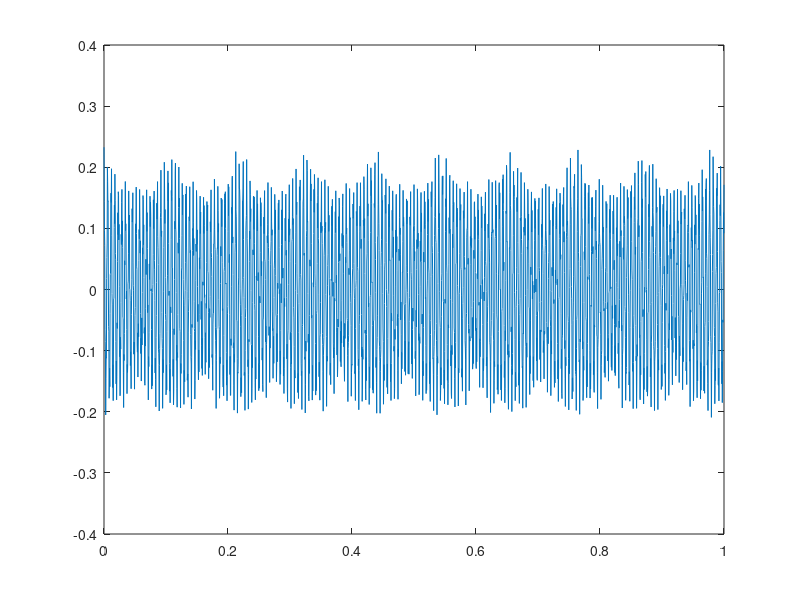

This figure's MATLAB source:
clear

vsp_11 = 0.004; % First Harmonic
vrp_11 = 0.004;

vsp_12 = 0.002; % Second Harmonic
vrp_12 = 0.002;

vsp_13 = 0.0015; % Third Harmonic
vrp_13 = 0.0015;

v_21 = 0.1; % Fundamental Meshing Harmonic
v_31 = 0.5; % Fundamental Meshing Harmonic

alpha_1 = 0.9; % Damping with respect to the sun
alpha_2 = 0.4; % Damping with respect to the first parallel gear mesh
alpha_3 = 0.3; % Damping with respect to the second parallel gear mesh

% planetary gear
z_r = 99; % No of teeths on ring
z_s = 21; % No of teeths on sun
z_p = 38; % No of teeths on planets

phi_1 = 0; % phase angle with first planetary gear
phi_2 = 120; % phase angle with second planetary gear
phi_3 = 240; % phase angle with third planetary gear

% First parallel gear mesh
z_g1 = 95; % No of teeths on g1
z_g2 = 21; % No of teeths on g2

% Second parallel gear mesh
z_g3 = 123; % No of teeths on g3
z_g4 = 25; % No of teeths on g4


w_c = 3.33; % Carrier frequency in Hz
w_s = (1+z_r/z_s)*w_c; % Sun frequency in Hz
w_m1 = z_r*w_c; % Meshing Frequency of the planetary gear
w_m2 = (1+z_r/z_s)*z_g1*w_c; % Meshing Frequency of first parallel gear
w_m3 = (1+z_r/z_s)*(z_g1/z_g2)*z_g3*w_c; % Meshing Frequency of second parallel gear

sample_freq = 2560; % Sampling Frequency

t = (0:1/sample_freq:1); % 1 seconds of data (time)


% Sun-Planetary gear signal over the first 3 harmonics
x_sp1 = vsp_11*cos(1*pi*w_m1*(t+(phi_1/(w_s-w_c)))) + vsp_12*cos(2*pi*w_m1*(t+(phi_1/(w_s-w_c)))) + vsp_13*cos(3*pi*w_m1*(t+(phi_1/(w_s-w_c))));
x_sp2 = vsp_11*cos(1*pi*w_m1*(t+(phi_2/(w_s-w_c)))) + vsp_12*cos(2*pi*w_m1*(t+(phi_2/(w_s-w_c)))) + vsp_13*cos(3*pi*w_m1*(t+(phi_2/(w_s-w_c))));
x_sp3 = vsp_11*cos(1*pi*w_m1*(t+(phi_3/(w_s-w_c)))) + vsp_12*cos(2*pi*w_m1*(t+(phi_3/(w_s-w_c)))) + vsp_13*cos(3*pi*w_m1*(t+(phi_3/(w_s-w_c))));

% Ring-Planetary gear signal over the first 3 harmonics
x_rp1 = vrp_11*cos(1*pi*w_m1*(t-(phi_1/w_c))) + vrp_12*cos(2*pi*w_m1*(t-(phi_1/w_c))) + vrp_13*cos(3*pi*w_m1*(t-(phi_1/w_c)));
x_rp2 = vrp_11*cos(1*pi*w_m1*(t-(phi_2/w_c))) + vrp_12*cos(2*pi*w_m1*(t-(phi_2/w_c))) + vrp_13*cos(3*pi*w_m1*(t-(phi_2/w_c)));
x_rp3 = vrp_11*cos(1*pi*w_m1*(t-(phi_3/w_c))) + vrp_12*cos(2*pi*w_m1*(t-(phi_3/w_c))) + vrp_13*cos(3*pi*w_m1*(t-(phi_3/w_c)));

% First Parallel gear signal
x_2 = v_21*cos(1*pi*w_m2*t);

% Second Parallel gear signal
x_3 = v_31*cos(1*pi*w_m3*t);

% Overall Signal
x_final = alpha_1*x_sp1 + alpha_1*x_sp2 + alpha_1*x_sp3 + x_rp1 + x_rp2 + x_rp3 + alpha_2*x_2 + alpha_3*x_3;

figure;
plot(t,x_final);


